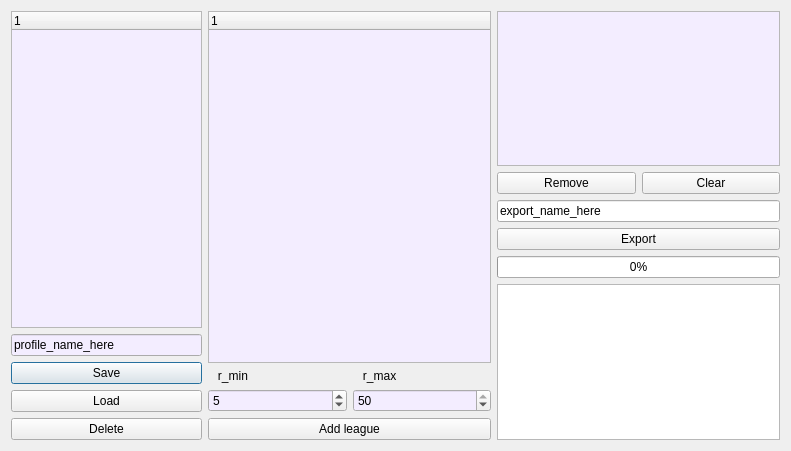
<?xml version="1.0" encoding="UTF-8"?>
<ui version="4.0">
 <class>Export</class>
 <widget class="QDialog" name="Export">
  <property name="geometry">
   <rect>
    <x>0</x>
    <y>0</y>
    <width>791</width>
    <height>451</height>
   </rect>
  </property>
  <property name="windowTitle">
   <string>Export manager</string>
  </property>
  <layout class="QHBoxLayout" name="horizontalLayout_4">
   <item>
    <layout class="QVBoxLayout" name="verticalLayout_5">
     <item>
      <widget class="QTreeWidget" name="tree_profiles">
       <property name="sizePolicy">
        <sizepolicy hsizetype="Preferred" vsizetype="Expanding">
         <horstretch>0</horstretch>
         <verstretch>0</verstretch>
        </sizepolicy>
       </property>
       <property name="maximumSize">
        <size>
         <width>191</width>
         <height>16777215</height>
        </size>
       </property>
       <property name="palette">
        <palette>
         <active>
          <colorrole role="Base">
           <brush brushstyle="SolidPattern">
            <color alpha="255">
             <red>243</red>
             <green>237</green>
             <blue>255</blue>
            </color>
           </brush>
          </colorrole>
         </active>
         <inactive>
          <colorrole role="Base">
           <brush brushstyle="SolidPattern">
            <color alpha="255">
             <red>243</red>
             <green>237</green>
             <blue>255</blue>
            </color>
           </brush>
          </colorrole>
         </inactive>
         <disabled>
          <colorrole role="Base">
           <brush brushstyle="SolidPattern">
            <color alpha="255">
             <red>247</red>
             <green>247</green>
             <blue>247</blue>
            </color>
           </brush>
          </colorrole>
         </disabled>
        </palette>
       </property>
       <column>
        <property name="text">
         <string notr="true">1</string>
        </property>
       </column>
      </widget>
     </item>
     <item>
      <widget class="QLineEdit" name="line_export">
       <property name="sizePolicy">
        <sizepolicy hsizetype="Preferred" vsizetype="Preferred">
         <horstretch>0</horstretch>
         <verstretch>0</verstretch>
        </sizepolicy>
       </property>
       <property name="palette">
        <palette>
         <active>
          <colorrole role="Base">
           <brush brushstyle="SolidPattern">
            <color alpha="255">
             <red>243</red>
             <green>237</green>
             <blue>255</blue>
            </color>
           </brush>
          </colorrole>
         </active>
         <inactive>
          <colorrole role="Base">
           <brush brushstyle="SolidPattern">
            <color alpha="255">
             <red>243</red>
             <green>237</green>
             <blue>255</blue>
            </color>
           </brush>
          </colorrole>
         </inactive>
         <disabled>
          <colorrole role="Base">
           <brush brushstyle="SolidPattern">
            <color alpha="255">
             <red>247</red>
             <green>247</green>
             <blue>247</blue>
            </color>
           </brush>
          </colorrole>
         </disabled>
        </palette>
       </property>
       <property name="text">
        <string>profile_name_here</string>
       </property>
      </widget>
     </item>
     <item>
      <widget class="QPushButton" name="button_save">
       <property name="maximumSize">
        <size>
         <width>191</width>
         <height>16777215</height>
        </size>
       </property>
       <property name="text">
        <string>Save</string>
       </property>
       <property name="icon">
        <iconset>
         <normaloff>:/actions/actions/filesaveas.png</normaloff>:/actions/actions/filesaveas.png</iconset>
       </property>
      </widget>
     </item>
     <item>
      <widget class="QPushButton" name="button_load">
       <property name="maximumSize">
        <size>
         <width>191</width>
         <height>16777215</height>
        </size>
       </property>
       <property name="text">
        <string>Load</string>
       </property>
       <property name="icon">
        <iconset>
         <normaloff>:/actions/actions/fileopen.png</normaloff>:/actions/actions/fileopen.png</iconset>
       </property>
      </widget>
     </item>
     <item>
      <widget class="QPushButton" name="button_delete">
       <property name="maximumSize">
        <size>
         <width>191</width>
         <height>16777215</height>
        </size>
       </property>
       <property name="text">
        <string>Delete</string>
       </property>
       <property name="icon">
        <iconset>
         <normaloff>:/actions/actions/editdelete.png</normaloff>:/actions/actions/editdelete.png</iconset>
       </property>
      </widget>
     </item>
    </layout>
   </item>
   <item>
    <layout class="QVBoxLayout" name="verticalLayout_4">
     <item>
      <widget class="QTreeWidget" name="tree_leagues">
       <property name="sizePolicy">
        <sizepolicy hsizetype="Expanding" vsizetype="Expanding">
         <horstretch>0</horstretch>
         <verstretch>0</verstretch>
        </sizepolicy>
       </property>
       <property name="maximumSize">
        <size>
         <width>400</width>
         <height>16777215</height>
        </size>
       </property>
       <property name="palette">
        <palette>
         <active>
          <colorrole role="Base">
           <brush brushstyle="SolidPattern">
            <color alpha="255">
             <red>243</red>
             <green>237</green>
             <blue>255</blue>
            </color>
           </brush>
          </colorrole>
         </active>
         <inactive>
          <colorrole role="Base">
           <brush brushstyle="SolidPattern">
            <color alpha="255">
             <red>243</red>
             <green>237</green>
             <blue>255</blue>
            </color>
           </brush>
          </colorrole>
         </inactive>
         <disabled>
          <colorrole role="Base">
           <brush brushstyle="SolidPattern">
            <color alpha="255">
             <red>247</red>
             <green>247</green>
             <blue>247</blue>
            </color>
           </brush>
          </colorrole>
         </disabled>
        </palette>
       </property>
       <column>
        <property name="text">
         <string notr="true">1</string>
        </property>
       </column>
      </widget>
     </item>
     <item>
      <layout class="QVBoxLayout" name="verticalLayout">
       <item>
        <layout class="QHBoxLayout" name="horizontalLayout_2">
         <item>
          <widget class="QLabel" name="label">
           <property name="toolTip">
            <string>Min rounds played</string>
           </property>
           <property name="text">
            <string>   r_min</string>
           </property>
          </widget>
         </item>
         <item>
          <widget class="QLabel" name="label_2">
           <property name="toolTip">
            <string>Max round played</string>
           </property>
           <property name="text">
            <string>   r_max</string>
           </property>
          </widget>
         </item>
        </layout>
       </item>
       <item>
        <layout class="QHBoxLayout" name="horizontalLayout_3">
         <item>
          <widget class="QSpinBox" name="spin_min">
           <property name="palette">
            <palette>
             <active>
              <colorrole role="Base">
               <brush brushstyle="SolidPattern">
                <color alpha="255">
                 <red>243</red>
                 <green>237</green>
                 <blue>255</blue>
                </color>
               </brush>
              </colorrole>
             </active>
             <inactive>
              <colorrole role="Base">
               <brush brushstyle="SolidPattern">
                <color alpha="255">
                 <red>243</red>
                 <green>237</green>
                 <blue>255</blue>
                </color>
               </brush>
              </colorrole>
             </inactive>
             <disabled>
              <colorrole role="Base">
               <brush brushstyle="SolidPattern">
                <color alpha="255">
                 <red>247</red>
                 <green>247</green>
                 <blue>247</blue>
                </color>
               </brush>
              </colorrole>
             </disabled>
            </palette>
           </property>
           <property name="toolTip">
            <string>Min rounds played</string>
           </property>
           <property name="minimum">
            <number>1</number>
           </property>
           <property name="maximum">
            <number>40</number>
           </property>
           <property name="value">
            <number>5</number>
           </property>
          </widget>
         </item>
         <item>
          <widget class="QSpinBox" name="spin_max">
           <property name="palette">
            <palette>
             <active>
              <colorrole role="Base">
               <brush brushstyle="SolidPattern">
                <color alpha="255">
                 <red>243</red>
                 <green>237</green>
                 <blue>255</blue>
                </color>
               </brush>
              </colorrole>
             </active>
             <inactive>
              <colorrole role="Base">
               <brush brushstyle="SolidPattern">
                <color alpha="255">
                 <red>243</red>
                 <green>237</green>
                 <blue>255</blue>
                </color>
               </brush>
              </colorrole>
             </inactive>
             <disabled>
              <colorrole role="Base">
               <brush brushstyle="SolidPattern">
                <color alpha="255">
                 <red>247</red>
                 <green>247</green>
                 <blue>247</blue>
                </color>
               </brush>
              </colorrole>
             </disabled>
            </palette>
           </property>
           <property name="toolTip">
            <string>Max rounds played</string>
           </property>
           <property name="minimum">
            <number>1</number>
           </property>
           <property name="maximum">
            <number>50</number>
           </property>
           <property name="value">
            <number>50</number>
           </property>
          </widget>
         </item>
        </layout>
       </item>
      </layout>
     </item>
     <item>
      <widget class="QPushButton" name="button_add">
       <property name="sizePolicy">
        <sizepolicy hsizetype="Expanding" vsizetype="Fixed">
         <horstretch>0</horstretch>
         <verstretch>0</verstretch>
        </sizepolicy>
       </property>
       <property name="maximumSize">
        <size>
         <width>400</width>
         <height>16777215</height>
        </size>
       </property>
       <property name="text">
        <string>Add league</string>
       </property>
       <property name="icon">
        <iconset>
         <normaloff>:/actions/actions/edit_add.png</normaloff>:/actions/actions/edit_add.png</iconset>
       </property>
      </widget>
     </item>
    </layout>
   </item>
   <item>
    <layout class="QVBoxLayout" name="verticalLayout_3">
     <item>
      <widget class="QTableWidget" name="table_leagues">
       <property name="palette">
        <palette>
         <active>
          <colorrole role="Base">
           <brush brushstyle="SolidPattern">
            <color alpha="255">
             <red>243</red>
             <green>237</green>
             <blue>255</blue>
            </color>
           </brush>
          </colorrole>
         </active>
         <inactive>
          <colorrole role="Base">
           <brush brushstyle="SolidPattern">
            <color alpha="255">
             <red>243</red>
             <green>237</green>
             <blue>255</blue>
            </color>
           </brush>
          </colorrole>
         </inactive>
         <disabled>
          <colorrole role="Base">
           <brush brushstyle="SolidPattern">
            <color alpha="255">
             <red>247</red>
             <green>247</green>
             <blue>247</blue>
            </color>
           </brush>
          </colorrole>
         </disabled>
        </palette>
       </property>
      </widget>
     </item>
     <item>
      <layout class="QHBoxLayout" name="horizontalLayout">
       <item>
        <widget class="QPushButton" name="button_remove">
         <property name="text">
          <string>Remove</string>
         </property>
         <property name="icon">
          <iconset>
           <normaloff>:/actions/actions/edit_remove.png</normaloff>:/actions/actions/edit_remove.png</iconset>
         </property>
        </widget>
       </item>
       <item>
        <widget class="QPushButton" name="button_clear">
         <property name="text">
          <string>Clear</string>
         </property>
         <property name="icon">
          <iconset>
           <normaloff>:/actions/actions/editclear.png</normaloff>:/actions/actions/editclear.png</iconset>
         </property>
        </widget>
       </item>
      </layout>
     </item>
     <item>
      <layout class="QVBoxLayout" name="verticalLayout_2">
       <item>
        <widget class="QLineEdit" name="line_export_name">
         <property name="text">
          <string>export_name_here</string>
         </property>
        </widget>
       </item>
       <item>
        <widget class="QPushButton" name="button_export">
         <property name="text">
          <string>Export</string>
         </property>
         <property name="icon">
          <iconset>
           <normaloff>:/actions/actions/player_play.png</normaloff>:/actions/actions/player_play.png</iconset>
         </property>
        </widget>
       </item>
       <item>
        <widget class="QProgressBar" name="progress_2">
         <property name="value">
          <number>0</number>
         </property>
         <property name="format">
          <string>%p%</string>
         </property>
        </widget>
       </item>
       <item>
        <widget class="QTextBrowser" name="text_export"/>
       </item>
      </layout>
     </item>
    </layout>
   </item>
  </layout>
 </widget>
 <resources>
  <include location="../icons/icons.qrc"/>
 </resources>
 <connections/>
</ui>
